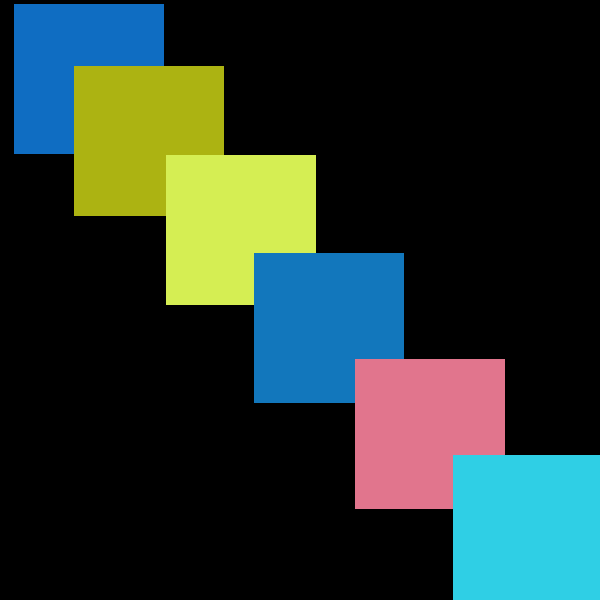
Frame 1 (no input)
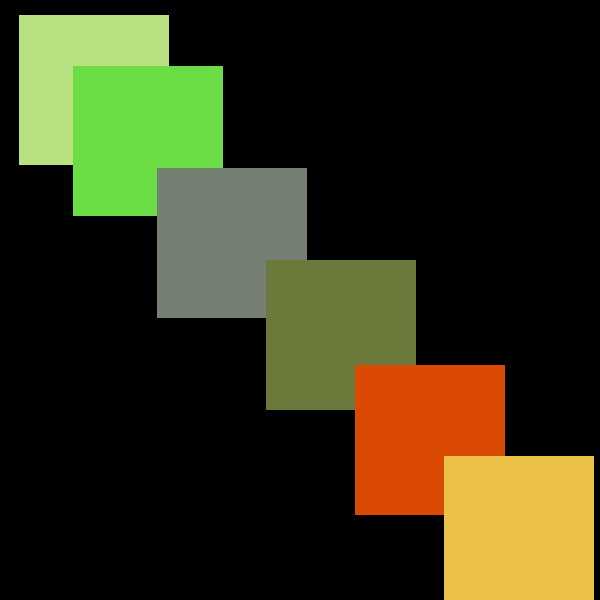
Frame 60 (no input)
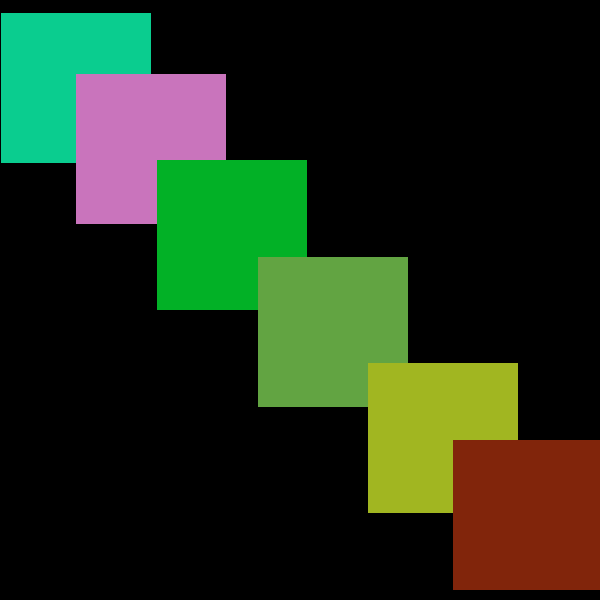
Frame 120 (the mouse pressed at the canvas centre since frame 60)

The p5.js sketch that drew these frames (run headless with seeded random() and noise() and a simulated clock; from frame 60 on, the mouse is pressed at the canvas centre):

// p5.js sketch
// ── sketch.js
let sWidth=600, sHeight=600;
let boxy;

function setup(){
    createCanvas(sWidth, sHeight);
}

function draw(){
    background(0);
    boxy1=new box(0,0);
    boxy2=new box(60,60);
    boxy3=new box(150,150);
    boxy4=new box(250,250);
    boxy5=new box(350,350);
    boxy6=new box(440,440);
    boxy1.run();
    boxy2.run();
    boxy3.run();
    boxy4.run();
    boxy5.run();
    boxy6.run();
}


//classes
class box{
    constructor(x,y){
    this.x=x+floor(random(0,20));
    this.y=y+floor(random(0,20));
    }
    
    run(){
        fill(random(0,255),random(0,255),random(0,255));
        noStroke();
        rect(this.x,this.y,150,150);
    }
}
